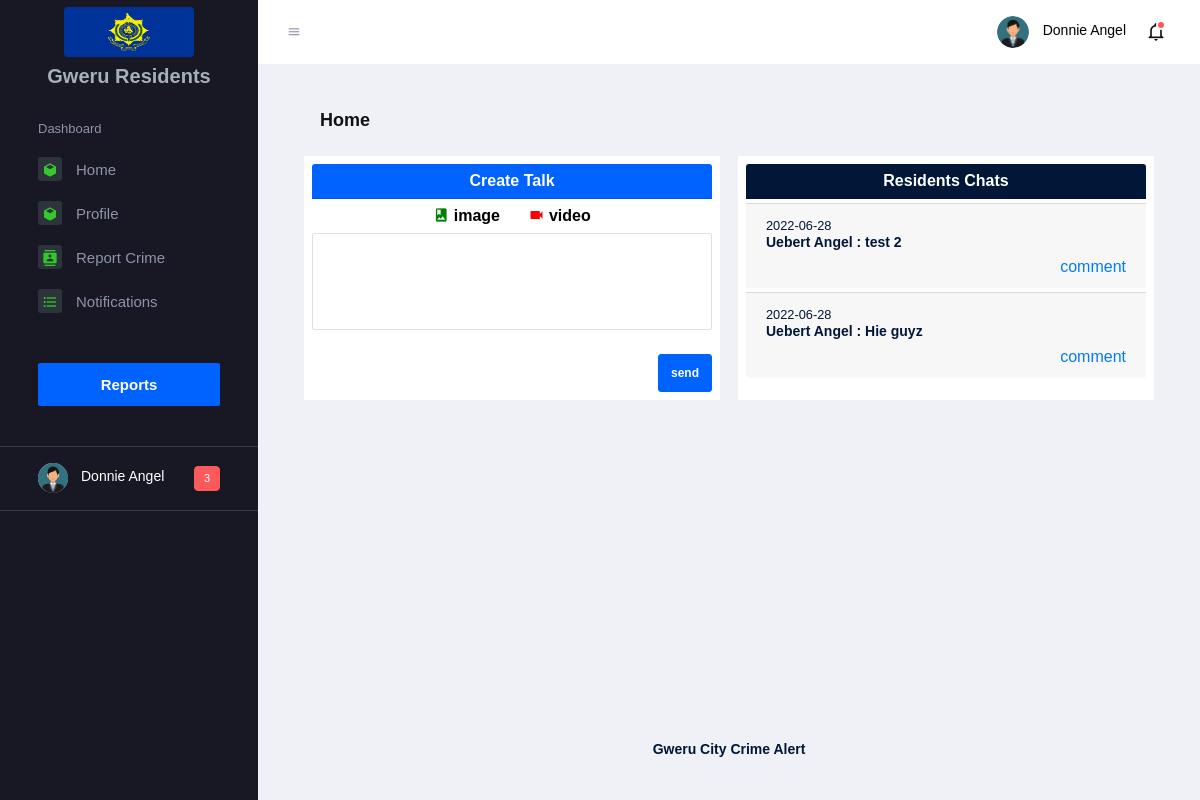
Screenshot of /residents/index.php (signed in) with the database file from the repository.
### tables this page shows
CREATE TABLE `residents` (
  `res_id` int(11) NOT NULL,
  `names` varchar(255) NOT NULL,
  `email` varchar(255) NOT NULL,
  `gender` varchar(255) NOT NULL,
  `address` varchar(255) NOT NULL,
  `location` varchar(255) NOT NULL,
  `password` varchar(255) NOT NULL,
  `date` date NOT NULL
);

CREATE TABLE `talks` (
  `talk_id` int(11) NOT NULL,
  `names` varchar(255) NOT NULL,
  `message` text NOT NULL,
  `reply` text DEFAULT NULL,
  `date` date NOT NULL
);

### residents/index.php (the view, shortened to what this page needs)
<?php include ("../includes/header.php");
include ("nav.php");
?>
      <div class="container-fluid page-body-wrapper">
            <?php include "sidebar.php"?>
        <div class="main-panel">
          <div class="content-wrapper">
            <div class="page-header">
              <h3 class="page-title"> Home </h3>
            </div>
            <div class="row">
                <div class="col-md-6 grid-margin stretch-card">
                    <div class="card text-dark p-2">
                        <div class="card-header bg-primary text-white text-center p-2 font-weight-bold">Create Talk</div>
                        <div  class="text-center font-weight-bolder text-dark p-2">
                            <a style="text-decoration: none; color: black" class="mr-4" href=""><i  style="color: green" class="mdi mdi-image-album"></i> image  </a>
                            <a style="text-decoration: none; color: black" href=""> <i style="color: red" class="mdi mdi-video"></i> video </a>
                        </div>
                        <form class="form" action="" method="post">
                            <div class="form-group border-dark">
                                <textarea name="message" class="form-control" id="" cols="30" rows="5"></textarea>
                            </div>
                            <button type="submit" name="send" class="btn btn-primary float-right">send</button>
                        </form>
                    </div>
                </div>
              <div class="col-md-6 grid-margin stretch-card">
                  <div class="card text-dark p-2">
                      <div  class="card-header bg-dark text-white text-center p-2 font-weight-bold">Residents Chats</div>
                      <?php
                      $sql = "SELECT * FROM talks ORDER BY talk_id DESC";
                      $result = $conn->query($sql);
                      if ($result->num_rows > 0) {
                          while($row = $result->fetch_assoc()) {
                              $names = $row["names"];
                              $message = $row["message"];
                              $date = $row["date"];
                              echo "
                                        <div class='card-footer mt-1'>
                                            <div class='text-break'>
                                             <small class=''>$date</small>
                                                  <h6><strong> $names : </strong> $message</h6>
                                              </div>
                                              <a class='float-right' href=''>comment</a>
                                        </div>";
                          }
                      }else{
                          echo "<h4 class='alert alert-danger'> No Chats available</h4>";
                      }
                      ?>
                  </div>
              </div>
            </div>
          </div>
          <footer class="footer">
            <div class="footer-inner-wraper">
               <p class="text-center text-dark font-weight-bold">Gweru City Crime Alert</p>
            </div>
          </footer>
        </div>
      </div>
    </div>
  </body>
</html>

### residents/nav.php (shortened to what this page needs)
<?php
$sql = "SELECT * FROM residents WHERE res_id = '{$_SESSION['res_id']}'";
$result = $conn->query($sql);
if ($result->num_rows > 0) {
    $row = $result->fetch_assoc();
    $names = $row["names"];
}
?>
<div class="container-scroller">
    <nav class="navbar default-layout-navbar col-lg-12 col-12 p-0 fixed-top d-flex flex-row">
        <div class="text-center navbar-brand-wrapper d-flex align-items-center justify-content-center">
            <img src="../img/zrp.jpg" width="130" height="50" class="rounded" alt="">
        </div>
        <div class="navbar-menu-wrapper d-flex align-items-stretch">
            <button class="navbar-toggler navbar-toggler align-self-center" type="button" data-toggle="minimize">
                <span class="mdi mdi-menu"></span>
            </button>
            <ul class="navbar-nav navbar-nav-right">
                <li class="nav-item nav-profile ">
                    <a class="nav-link" id="profileDropdown" href="#" data-toggle="dropdown" aria-expanded="false">
                        <div class="nav-profile-img">
                            <img src='../img/user.png' width="30" height="30" class="rounded-circle" alt='image'>
                        </div>
                        <div class="nav-profile-text">
                            <p class="mb-1 text-black"><?php echo $names; ?></p>
                        </div>
                    </a>
                </li>
                <li class="nav-item dropdown">
                    <a class="nav-link count-indicator dropdown-toggle" id="notificationDropdown" href="#" data-toggle="dropdown">
                        <i class="mdi mdi-bell-outline"></i>
                        <span class="count-symbol bg-danger"></span>
                    </a>
                </li>
            </ul>
        </div>
    </nav>

### residents/sidebar.php (shortened to what this page needs)
<nav class="sidebar sidebar-offcanvas" id="sidebar">
    <h3 class="text-center">Gweru Residents</h3>
    <ul class="nav">
        <li class="nav-item nav-category">Dashboard</li>
        <li class="nav-item">
            <a class="nav-link" href="index.php">
                <span class="icon-bg"><i class="mdi mdi-cube menu-icon"></i></span>
                <span class="menu-title">Home</span>
            </a>
        </li>
        <li class="nav-item">
            <a class="nav-link" href="profile.php">
                <span class="icon-bg"><i class="mdi mdi-cube menu-icon"></i></span>
                <span class="menu-title">Profile</span>
            </a>
        </li>
        <li class="nav-item">
            <a class="nav-link" href="crime_report.php">
                <span class="icon-bg"><i class="mdi mdi-contacts menu-icon"></i></span>
                <span class="menu-title">Report Crime</span>
            </a>
        </li>
        <li class="nav-item">
            <a class="nav-link" href="notifications.php">
                <span class="icon-bg"><i class="mdi mdi-format-list-bulleted menu-icon"></i></span>
                <span class="menu-title">Notifications</span>
            </a>
        </li>
        <li class="nav-item documentation-link">
            <a class="nav-link" href="report.php" >
                <span class="menu-title">Reports</span>
            </a>
        </li>
        <li class="nav-item sidebar-user-actions">
            <div class="user-details">
                <div class="d-flex justify-content-between align-items-center">
                    <div>
                        <div class="d-flex align-items-center">
                            <div class="sidebar-profile-img">
                                 <img src='../img/user.png' width="30" height="30" class="rounded-circle" alt='image'>
                            </div>
                            <div class="sidebar-profile-text">
                                <p class="mb-1"><?php echo $names; ?></p>
                            </div>
                        </div>
                    </div>
                    <div class="badge badge-danger">3</div>
                </div>
            </div>
        </li>
    </ul>
</nav>

### rows the page displays
residents: names "Donnie Angel"
talks: date "2022-06-28", names "Uebert Angel", message "test 2"
talks: date "2022-06-28", names "Uebert Angel", message "Hie guyz"
